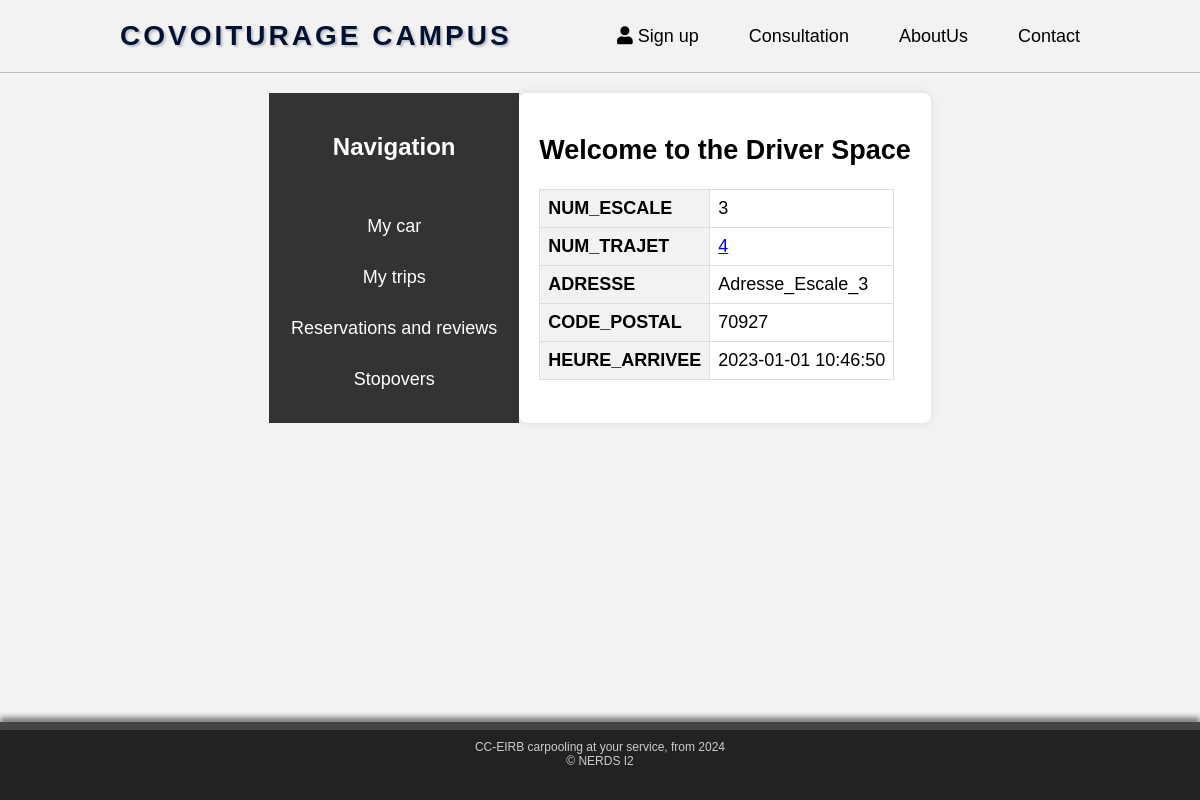
Page /php/espace_conducteur/view_escale.php?num_escale=3 on the committed database.
### tables this page shows
CREATE TABLE IF NOT EXISTS ESCALE (
    NUM_ESCALE INT AUTO_INCREMENT PRIMARY KEY,
    NUM_TRAJET INT NOT NULL,
    ADRESSE VARCHAR(100) NOT NULL,
    CODE_POSTAL INT NOT NULL,
    HEURE_ARRIVEE TIMESTAMP NOT NULL,
    VALIDATION_ESCALE BOOLEAN NOT NULL DEFAULT FALSE,
    FOREIGN KEY (NUM_TRAJET) REFERENCES TRAJET(NUM_TRAJET) ON DELETE CASCADE ON UPDATE CASCADE
);

### php/espace_conducteur/view_escale.php (the view, shortened to what this page needs)
<!DOCTYPE html>
<html>
<head>
    <link rel="stylesheet" type="text/css" href="../../css/esp_conducteur.css">
</head>
<body>
    <?php include('../header.php'); ?>
    <div class="container">
        <?php include('nav_bar.php'); ?>
        <div class="main-content" id="mainContent">
            <h2>Welcome to the Driver Space</h2>
            <?php
            include('../../connect.php');
            if (isset($_GET['num_escale']) && !empty($_GET['num_escale'])) {
                $num_escale = $_GET['num_escale'];
                $query1 = "SELECT * FROM ESCALE WHERE NUM_ESCALE = ?";
                $stmt1 = $conn->prepare($query1);
                $stmt1->bind_param("i", $num_escale);
                if ($stmt1->execute()) {
                    $result1 = $stmt1->get_result();
                    if ($result1->num_rows > 0) {
                        echo '<div style="overflow-x:auto;">';
                        echo '<table>';
                        $columns = ['NUM_ESCALE', 'NUM_TRAJET', 'ADRESSE', 'CODE_POSTAL', 'HEURE_ARRIVEE'];
                        while ($row = $result1->fetch_assoc()) {
                            foreach ($columns as $column) {
                                echo '<tr>';
                                if ($column === 'NUM_TRAJET') {
                                    echo "<th>$column</th>";
                                    echo "<td><a href='view_trajet.php?num_trajet={$row[$column]}'>{$row[$column]}</a></td>";
                                } else {
                                    echo "<th>$column</th>";
                                    echo "<td>{$row[$column]}</td>";
                                }
                                echo '</tr>';
                            }
                        }
                        echo '</table>';
                        echo '</div>';
                    } else {
                        echo "No result found";
                    }
                } else {
                    echo "Error executing query 1: " . $stmt1->error;
                }
            }
            ?>
        </div>
    </div>
    <?php include('../footer.php'); ?>
</body>
</html>

### css/esp_conducteur.css (style rules this page uses)
body { font-family: 'Open Sans', sans-serif; background-color: #f2f2f2; margin: 0; padding: 0; font-size: 18px; }
.container { display: flex; max-width: 1200px; margin: 0 auto; padding: 20px; }
.main-content { flex-grow: 1; padding: 20px; background-color: #fff; border-radius: 8px; box-shadow: 0 0 10px rgba(0, 0, 0, 0.1); transition: transform 0.3s ease; }

### php/espace_conducteur/view_escale.php (style rules this page uses)
table { border-collapse: collapse; margin-bottom: 20px; }
th, td { border: 1px solid #ddd; padding: 8px; text-align: left; }
th { background-color: #f2f2f2; }

### php/header.php (style rules this page uses)
body { font-family: 'DyeLine', sans-serif; margin: 0; padding: 0; }

### php/footer.php (style rules this page uses)
html, body { height: 100%; margin: 0; display: flex; flex-direction: column; }
body { min-height: 100vh; }

### rows in the picture
escale: column "NUM_ESCALE", NUM_ESCALE "3", column "NUM_TRAJET", NUM_TRAJET "4", column "ADRESSE", ADRESSE "Adresse_Escale_3", column "CODE_POSTAL", CODE_POSTAL "70927", column "HEURE_ARRIVEE", HEURE_ARRIVEE "2023-01-01 10:46:50"
